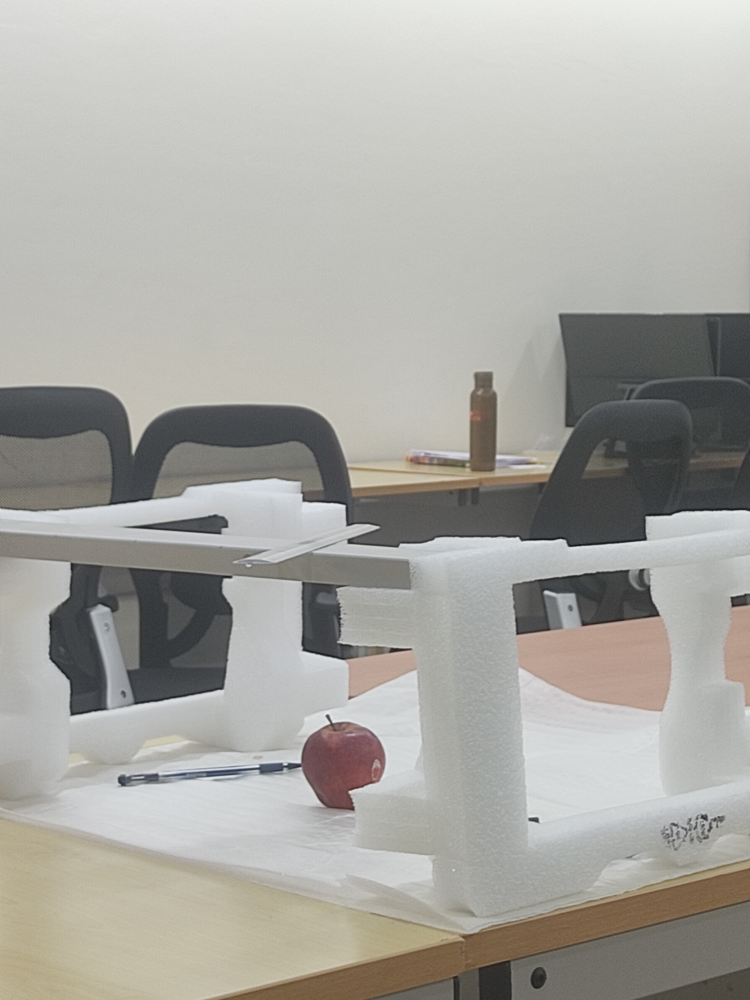
#> input picture 1651746218706.jpg, 3000 x 4000 px, given in place of l.jpg, which was not available (shown at 1/4 size)
$ python desparity.py
#> lines starting #> are read from the running program, lines starting #| are printed output that depends on the picture; pictures that were not available may be replaced by others from this repository, and a replacement may not be noted
import numpy as np
import cv2 as cv
from matplotlib import pyplot as plt


#left_image = cv.imread('tsukuba_l.png', cv.IMREAD_GRAYSCALE)
#right_image = cv.imread('tsukuba_r.png', cv.IMREAD_GRAYSCALE)

left_image = cv.imread('/home/cse-lab-207/Downloads/volume/venv/l.jpg', cv.IMREAD_GRAYSCALE)
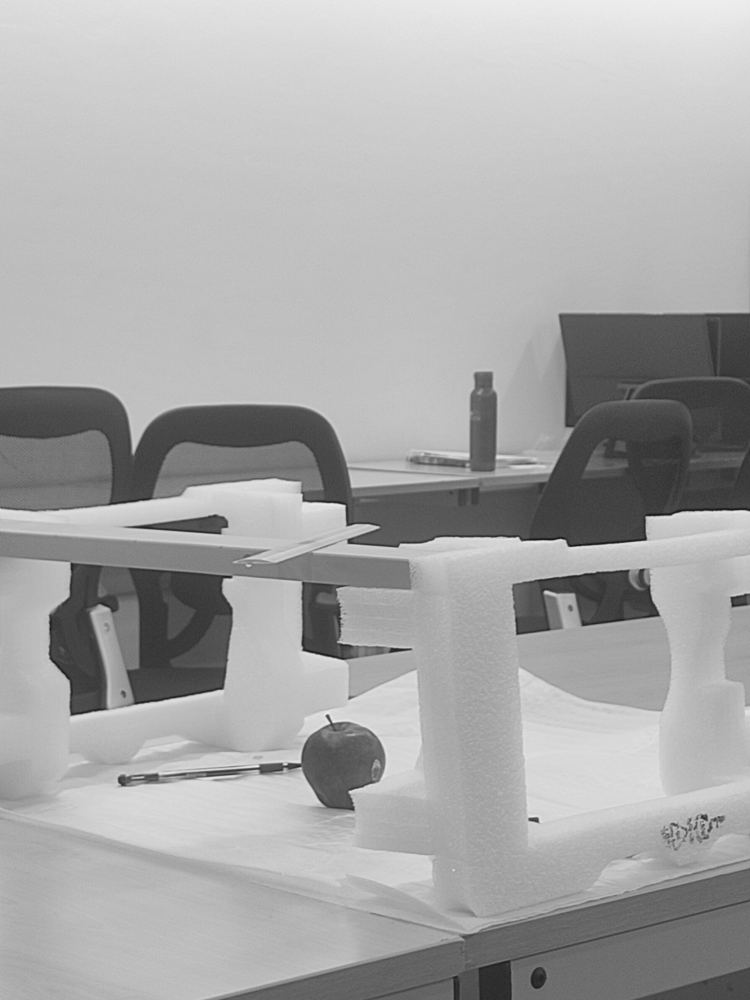
#> left_image: shape (4000, 3000) (shown at 1/4 size); min 18, max 247, mean 167.9
right_image = cv.imread('/home/cse-lab-207/Downloads/volume/venv/r.jpg', cv.IMREAD_GRAYSCALE)
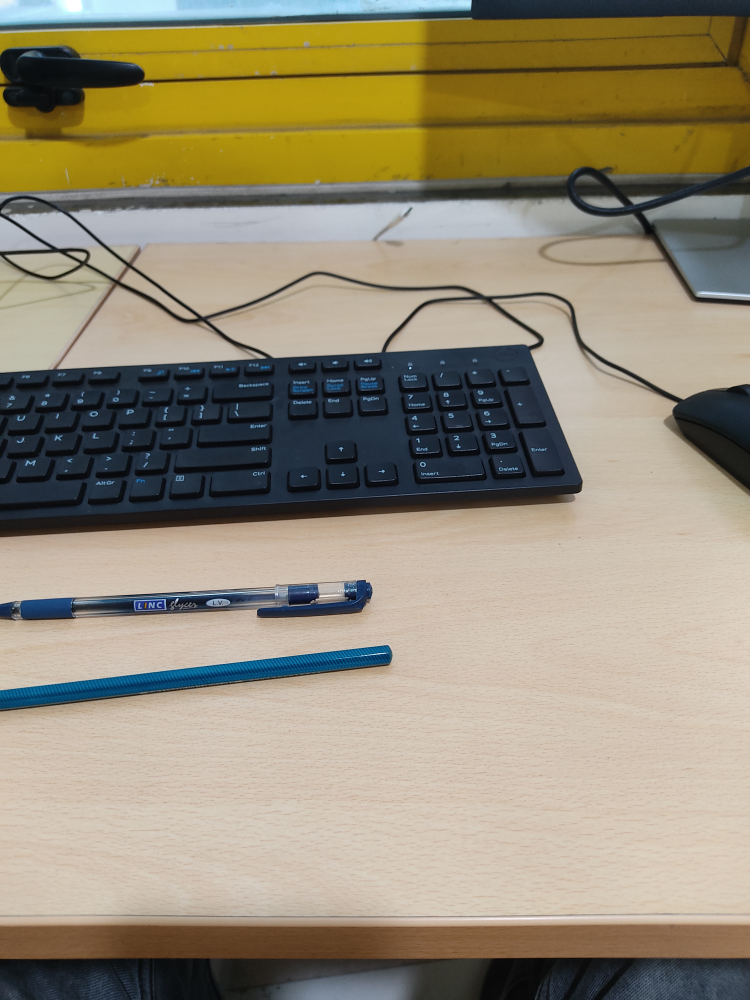
#> input picture r.jpg, 3000 x 4000 px, found by its file name (shown at 1/4 size)
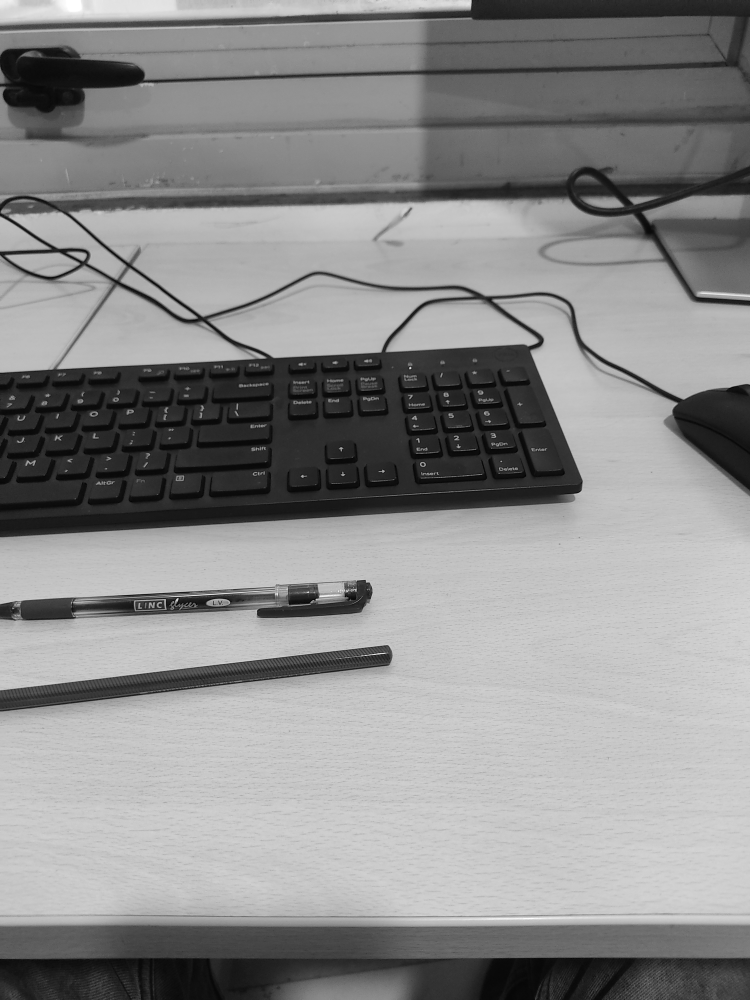
#> right_image: shape (4000, 3000) (shown at 1/4 size); min 0, max 255, mean 139.5

#left_image = cv.imread('items2_lfpng', cv.IMREAD_GRAYSCALE)
#right_image = cv.imread('items2_r.png', cv.IMREAD_GRAYSCALE)


stereo = cv.StereoBM_create(numDisparities=0, blockSize=21)
# For each pixel algorithm will find the best disparity from 0
# Larger block size implies smoother, though less accurate disparity map
depth = stereo.compute(left_image, right_image)
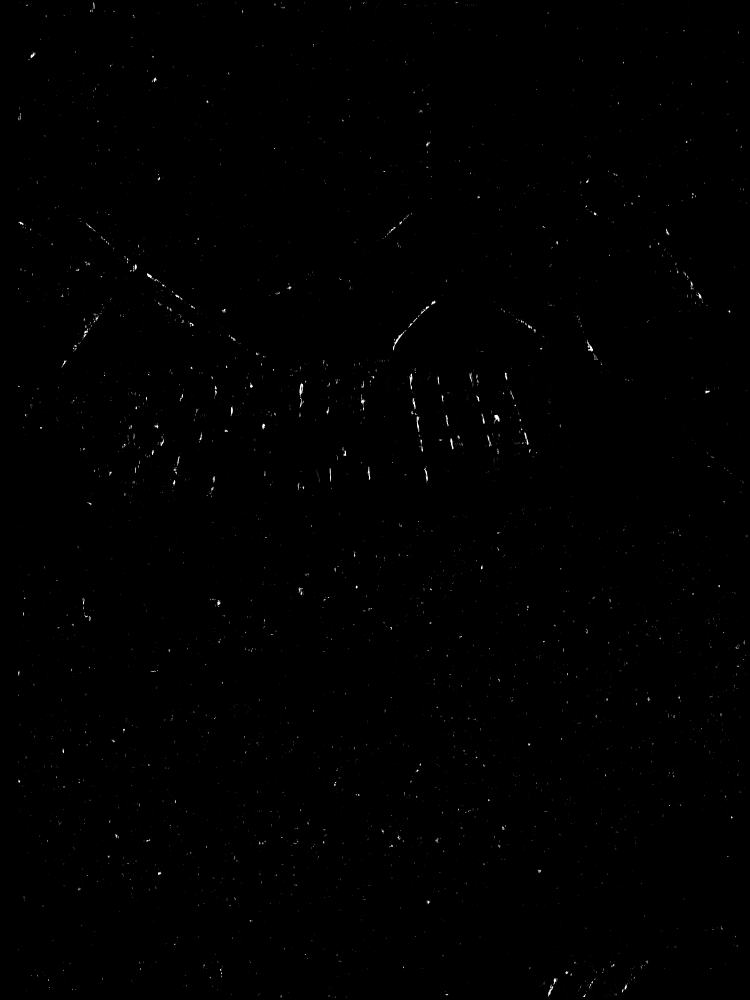
#> depth: shape (4000, 3000) int16 (shown at 1/4 size); min -16, max 1008, mean -13.2; drawn with min black and max white

print(depth)
#> (printed output is left out)

cv.imshow("Left", left_image)
cv.imshow("right", right_image)

plt.imshow(depth)
plt.axis('off')
plt.show()
